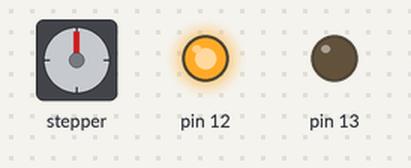
This sketch was run on a simulated Arduino Uno, built with avr-gcc and run on an emulated ATmega328P. Shown: stepper motor, output pins drawn as LEDs (lit = HIGH). Wiring (inferred from the names in the program): stepper motor driver (200 steps per turn assumed): step pin 11; direction pin 10. Pins used as bus, display or sensor lines are not drawn.

Above: at 0.1 s.
At 35.4 s:
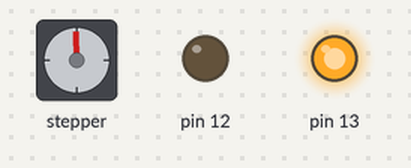
At 36.4 s:
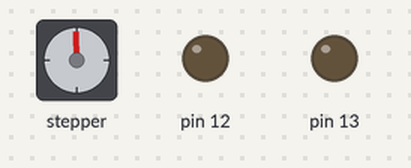
Timing chart, 0 to 40.0 s (numbered marks = the images above):
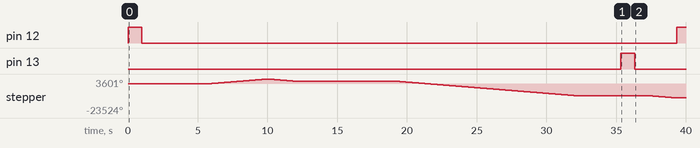

Measured:
- by itself, pin 12: LOW → HIGH at 0.00 s, → LOW 1.0 s later, → HIGH 38.3 s later
- by itself, pin 13: LOW → HIGH at 35.3 s, → LOW 1.0 s later
- by itself, stepper: turns 3601° clockwise in 4.0 s, then 1801° counter-clockwise in 2.0 s, then 11521° counter-clockwise in 12.9 s, then 1802° counter-clockwise in 2.0 s

The sketch:

Plaquinha_1.ino
```cpp
const int dirPinX = 8;
const int stepPinX = 9;
const int dirPinY = 10;
const int stepPinY = 11;

void setup() {

  pinMode(stepPinY,OUTPUT);
  pinMode(dirPinY,OUTPUT);
  pinMode(12, OUTPUT);
  pinMode(13, OUTPUT);
}

void loop() {

 digitalWrite(12, HIGH);
  delay(1000);
digitalWrite(12, LOW);
  delay(5000);

digitalWrite(dirPinY,HIGH); //Descer Y
{
int y;

for (y = 0; y<=2000; y++)
{
  digitalWrite(stepPinY,HIGH);
  delayMicroseconds(1000);
  digitalWrite(stepPinY,LOW);
  delayMicroseconds(1000);
}
}


digitalWrite(dirPinY,LOW); //Subir Y
{
int y;

for (y = 0; y<=1000; y++)
{
  digitalWrite(stepPinY,HIGH);
  delayMicroseconds(1000);
  digitalWrite(stepPinY,LOW);
  delayMicroseconds(1000);
}
}

digitalWrite(dirPinX,LOW); // Esquerda
{
int x;

for (x = 0; x<=3600; x++)
{
  digitalWrite(stepPinX,HIGH);
  delayMicroseconds(1000);
  digitalWrite(stepPinX,LOW);
  delayMicroseconds(1000);
}
}

digitalWrite(dirPinY,LOW); //Descer Y
{
int y;

for (y = 0; y<=6400; y++)
{
  digitalWrite(stepPinY,HIGH);
  delayMicroseconds(1000);
  digitalWrite(stepPinY,LOW);
  delayMicroseconds(1000);
}
}

digitalWrite(dirPinX,HIGH); // Direita
{
int x;

for (x = 0; x<=1600; x++)
{
  digitalWrite(stepPinX,HIGH);
  delayMicroseconds(1000);
  digitalWrite(stepPinX,LOW);
  delayMicroseconds(1000);
}
}

digitalWrite(13, HIGH);  // sobe caneta
  delay(1000);
digitalWrite(13, LOW);
  delay(1000);

  digitalWrite(dirPinY,LOW); //Subir Y
{
int y;

for (y = 0; y<=1000; y++)
{
  digitalWrite(stepPinY,HIGH);
  delayMicroseconds(1000);
  digitalWrite(stepPinY,LOW);
  delayMicroseconds(1000);
}
}

digitalWrite(12, HIGH);  // desce caneta
  delay(1000);
digitalWrite(12, LOW);
  delay(5000);

  digitalWrite(dirPinX,HIGH); // Direita
{
int x;

for (x = 0; x<=600; x++)
{
  digitalWrite(stepPinX,HIGH);
  delayMicroseconds(1000);
  digitalWrite(stepPinX,LOW);
  delayMicroseconds(1000);
}
}

 digitalWrite(dirPinX,LOW); // Esquerda
{
int x;

for (x = 0; x<=600; x++)
{
  digitalWrite(stepPinX,HIGH);
  delayMicroseconds(1000);
  digitalWrite(stepPinX,LOW);
  delayMicroseconds(1000);
}
}

digitalWrite(dirPinY,LOW); //Subir Y
{
int y;

for (y = 0; y<=1600; y++)
{
  digitalWrite(stepPinY,HIGH);
  delayMicroseconds(1000);
  digitalWrite(stepPinY,LOW);
  delayMicroseconds(1000);
}
}

 digitalWrite(dirPinX,LOW); // Esquerda
{
int x;

for (x = 0; x<=600; x++)
{
  digitalWrite(stepPinX,HIGH);
  delayMicroseconds(1000);
  digitalWrite(stepPinX,LOW);
  delayMicroseconds(1000);
}
}

digitalWrite(dirPinY,LOW); //Subir Y
{
int y;

for (y = 0; y<=3000; y++)
{
  digitalWrite(stepPinY,HIGH);
  delayMicroseconds(1000);
  digitalWrite(stepPinY,LOW);
  delayMicroseconds(1000);
}
}

digitalWrite(13, HIGH);  // sobe caneta
  delay(1000);
digitalWrite(13, LOW);
  delay(1000);

  digitalWrite(dirPinX,HIGH); // Direita
{
int x;

for (x = 0; x<=1600; x++)
{
  digitalWrite(stepPinX,HIGH);
  delayMicroseconds(1000);
  digitalWrite(stepPinX,LOW);
  delayMicroseconds(1000);
}
}

digitalWrite(12, HIGH);  // desce caneta
  delay(1000);
digitalWrite(12, LOW);
  delay(5000);

  digitalWrite(dirPinY,LOW); //Subir Y
{
int y;

for (y = 0; y<=1600; y++)
{
  digitalWrite(stepPinY,HIGH);
  delayMicroseconds(1000);
  digitalWrite(stepPinY,LOW);
  delayMicroseconds(1000);
}
}

  digitalWrite(dirPinY,HIGH); //Descer
{
int y;

for (y = 0; y<=2000; y++)
{
  digitalWrite(stepPinY,HIGH);
  delayMicroseconds(1000);
  digitalWrite(stepPinY,LOW);
  delayMicroseconds(1000);
}
}

digitalWrite(dirPinX,LOW); // Esquerda
{
int x;

for (x = 0; x<=800; x++)
{
  digitalWrite(stepPinX,HIGH);
  delayMicroseconds(1000);
  digitalWrite(stepPinX,LOW);
  delayMicroseconds(1000);
}
}

digitalWrite(dirPinY,HIGH); //Descer
{
int y;

for (y = 0; y<=1400; y++)
{
  digitalWrite(stepPinY,HIGH);
  delayMicroseconds(1000);
  digitalWrite(stepPinY,LOW);
  delayMicroseconds(1000);
}
}

digitalWrite(dirPinX,HIGH); // Direita
{
int x;

for (x = 0; x<=2000; x++)
{
  digitalWrite(stepPinX,HIGH);
  delayMicroseconds(1000);
  digitalWrite(stepPinX,LOW);
  delayMicroseconds(1000);
}
}

digitalWrite(dirPinY,HIGH); //Descer
{
int y;

for (y = 0; y<=3000; y++)
{
  digitalWrite(stepPinY,HIGH);
  delayMicroseconds(1000);
  digitalWrite(stepPinY,LOW);
  delayMicroseconds(1000);
}
}

digitalWrite(dirPinX,HIGH); // Direita
{
int x;

for (x = 0; x<=1500; x++)
{
  digitalWrite(stepPinX,HIGH);
  delayMicroseconds(1000);
  digitalWrite(stepPinX,LOW);
  delayMicroseconds(1000);
}
}

digitalWrite(13, HIGH);  // sobe caneta
  delay(1000);
digitalWrite(13, LOW);
  delay(1000);

digitalWrite(dirPinX,HIGH); // Direita
{
int x;

for (x = 0; x<=2000; x++)
{
  digitalWrite(stepPinX,HIGH);
  delayMicroseconds(1000);
  digitalWrite(stepPinX,LOW);
  delayMicroseconds(1000);
}
}

digitalWrite(dirPinY,LOW); //Subir Y
{
int y;

for (y = 0; y<=1000; y++)
{
  digitalWrite(stepPinY,HIGH);
  delayMicroseconds(1000);
  digitalWrite(stepPinY,LOW);
  delayMicroseconds(1000);
}
}

 digitalWrite(12, HIGH);  // desce caneta
  delay(1000);
digitalWrite(12, LOW);
  delay(5000);

  digitalWrite(dirPinY,LOW); //Subir Y
{
int y;

for (y = 0; y<=3000; y++)
{
  digitalWrite(stepPinY,HIGH);
  delayMicroseconds(1000);
  digitalWrite(stepPinY,LOW);
  delayMicroseconds(1000);
}
}

digitalWrite(dirPinX,LOW); // Esquerda
{
int x;

for (x = 0; x<=4000; x++)
{
  digitalWrite(stepPinX,HIGH);
  delayMicroseconds(1000);
  digitalWrite(stepPinX,LOW);
  delayMicroseconds(1000);
}
}

digitalWrite(dirPinX,HIGH); // Direita
{
int x;

for (x = 0; x<=1000; x++)
{
  digitalWrite(stepPinX,HIGH);
  delayMicroseconds(1000);
  digitalWrite(stepPinX,LOW);
  delayMicroseconds(1000);
}
}

digitalWrite(dirPinY,LOW); //Subir Y
{
int y;

for (y = 0; y<=3000; y++)
{
  digitalWrite(stepPinY,HIGH);
  delayMicroseconds(1000);
  digitalWrite(stepPinY,LOW);
  delayMicroseconds(1000);
}
}

digitalWrite(13, HIGH);  // sobe caneta
  delay(1000);
digitalWrite(13, LOW);
  delay(1000);
}
```
